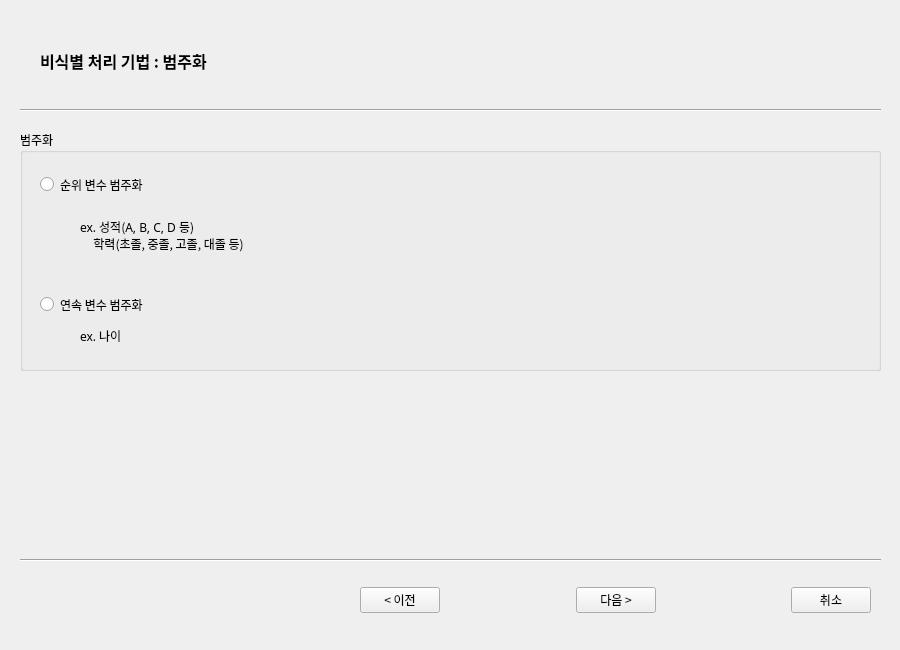
<?xml version="1.0" encoding="UTF-8"?>
<ui version="4.0">
 <class>Import Data</class>
 <widget class="QMainWindow" name="Import Data">
  <property name="geometry">
   <rect>
    <x>0</x>
    <y>0</y>
    <width>900</width>
    <height>650</height>
   </rect>
  </property>
  <property name="windowTitle">
   <string>범주화</string>
  </property>
  <widget class="QWidget" name="centralwidget">
   <widget class="QGroupBox" name="arrBox">
    <property name="geometry">
     <rect>
      <x>20</x>
      <y>130</y>
      <width>861</width>
      <height>241</height>
     </rect>
    </property>
    <property name="font">
     <font>
      <family>맑은 고딕</family>
     </font>
    </property>
    <property name="title">
     <string>범주화</string>
    </property>
    <widget class="QRadioButton" name="ordering">
     <property name="geometry">
      <rect>
       <x>20</x>
       <y>40</y>
       <width>251</width>
       <height>29</height>
      </rect>
     </property>
     <property name="font">
      <font>
       <pointsize>9</pointsize>
      </font>
     </property>
     <property name="text">
      <string>순위 변수 범주화</string>
     </property>
    </widget>
    <widget class="QRadioButton" name="intervals">
     <property name="geometry">
      <rect>
       <x>20</x>
       <y>160</y>
       <width>361</width>
       <height>29</height>
      </rect>
     </property>
     <property name="font">
      <font>
       <pointsize>9</pointsize>
      </font>
     </property>
     <property name="text">
      <string>연속 변수 범주화</string>
     </property>
    </widget>
    <widget class="QLabel" name="label_1">
     <property name="geometry">
      <rect>
       <x>60</x>
       <y>70</y>
       <width>391</width>
       <height>71</height>
      </rect>
     </property>
     <property name="text">
      <string>ex. 성적(A, B, C, D 등)
     학력(초졸, 중졸, 고졸, 대졸 등)</string>
     </property>
    </widget>
    <widget class="QLabel" name="label_2">
     <property name="geometry">
      <rect>
       <x>60</x>
       <y>190</y>
       <width>121</width>
       <height>31</height>
      </rect>
     </property>
     <property name="text">
      <string>ex. 나이</string>
     </property>
    </widget>
   </widget>
   <widget class="Line" name="line">
    <property name="geometry">
     <rect>
      <x>20</x>
      <y>550</y>
      <width>861</width>
      <height>20</height>
     </rect>
    </property>
    <property name="orientation">
     <enum>Qt::Horizontal</enum>
    </property>
   </widget>
   <widget class="QWidget" name="horizontalLayoutWidget_2">
    <property name="geometry">
     <rect>
      <x>360</x>
      <y>570</y>
      <width>511</width>
      <height>61</height>
     </rect>
    </property>
    <layout class="QHBoxLayout" name="horizontalLayout_2">
     <item>
      <widget class="QPushButton" name="backButton">
       <property name="font">
        <font>
         <family>맑은 고딕</family>
         <pointsize>9</pointsize>
        </font>
       </property>
       <property name="text">
        <string>&lt; 이전</string>
       </property>
      </widget>
     </item>
     <item>
      <spacer name="horizontalSpacer">
       <property name="orientation">
        <enum>Qt::Horizontal</enum>
       </property>
       <property name="sizeHint" stdset="0">
        <size>
         <width>40</width>
         <height>20</height>
        </size>
       </property>
      </spacer>
     </item>
     <item>
      <widget class="QPushButton" name="nextButton">
       <property name="font">
        <font>
         <family>맑은 고딕</family>
         <pointsize>9</pointsize>
        </font>
       </property>
       <property name="text">
        <string>다음 &gt;</string>
       </property>
      </widget>
     </item>
     <item>
      <spacer name="horizontalSpacer_3">
       <property name="orientation">
        <enum>Qt::Horizontal</enum>
       </property>
       <property name="sizeHint" stdset="0">
        <size>
         <width>40</width>
         <height>20</height>
        </size>
       </property>
      </spacer>
     </item>
     <item>
      <widget class="QPushButton" name="cancelButton">
       <property name="font">
        <font>
         <family>맑은 고딕</family>
         <pointsize>9</pointsize>
        </font>
       </property>
       <property name="text">
        <string>취소</string>
       </property>
      </widget>
     </item>
    </layout>
   </widget>
   <widget class="Line" name="line_2">
    <property name="geometry">
     <rect>
      <x>20</x>
      <y>100</y>
      <width>861</width>
      <height>20</height>
     </rect>
    </property>
    <property name="orientation">
     <enum>Qt::Horizontal</enum>
    </property>
   </widget>
   <widget class="QLabel" name="label">
    <property name="geometry">
     <rect>
      <x>40</x>
      <y>30</y>
      <width>551</width>
      <height>61</height>
     </rect>
    </property>
    <property name="font">
     <font>
      <family>맑은 고딕</family>
      <pointsize>12</pointsize>
      <weight>75</weight>
      <bold>true</bold>
     </font>
    </property>
    <property name="text">
     <string>비식별 처리 기법 : 범주화</string>
    </property>
   </widget>
  </widget>
 </widget>
 <resources/>
 <connections/>
</ui>
